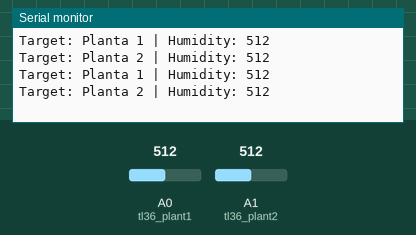
Recording of a sketch running on a simulated Arduino Uno, built with avr-gcc and run on an emulated ATmega328P. Parts: the last lines printed to the serial monitor. The test bench sets the inputs (shaded band); at power-on: A0 (tl36_plant1) = 512, A1 (tl36_plant2) = 512.

Above: at 5.8 s.
5.9 s: A0 (tl36_plant1) set to 716
At 10.5 s:
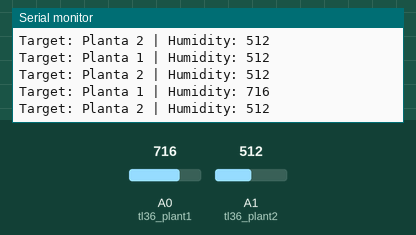
11.9 s: A1 (tl36_plant2) set to 716
At 15.6 s:
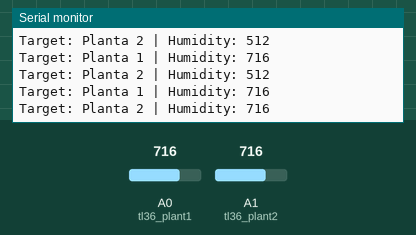
17.9 s: A0 (tl36_plant1) set to 900
At 20.8 s:
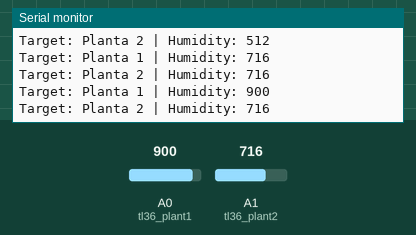
23.9 s: A1 (tl36_plant2) set to 900
At 25.9 s:
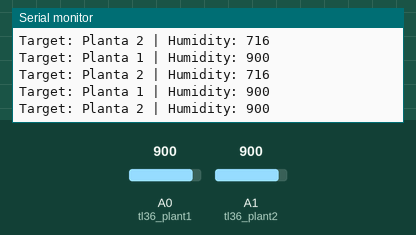
Timing chart, 0 to 27.4 s (numbered marks = the images above; inputs shaded):
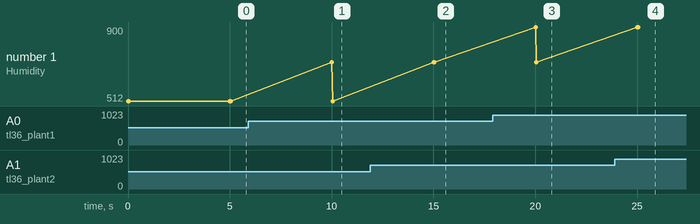

Measured:
- after the input at 5.9 s, the serial monitor: prints a new line after 4.1 s (image 1)
- after the input at 11.9 s, the serial monitor: prints a new line after 3.1 s (image 2)
- after the input at 17.9 s, the serial monitor: prints a new line after 2.1 s (image 3)
- after the input at 23.9 s, the serial monitor: prints a new line after 1.2 s (image 4)

The sketch:

arduino_reader.ino
```cpp
/*

 All the resources for this project:
 https://randomnerdtutorials.com/

*/

/*
 # Example code for the moisture sensor
 # Connect the sensor to the A0 (Analog 0) pin on the Arduino board
 # the sensor value description
 # 0 ~300 dry soil
 # 300~700 humid soil
 # 700~950 in water
*/

int tl36_plant1 = A0;
int tl36_plant2 = A1;

void setup(){
  pinMode(tl36_plant1, INPUT);
  pinMode(tl36_plant2, INPUT);
  Serial.begin(9600);
}


void loop() {
  // read the input on analog pin 0:
  int plant1_analog = analogRead(tl36_plant1);
  int plant2_analog = analogRead(tl36_plant2);

  // Check plant 1 humidity
  Serial.print("Target: Planta 1");
  Serial.print(" | Humidity: ");
  Serial.println(plant1_analog);

  // Check plant 2 humidity
  Serial.print("Target: Planta 2");
  Serial.print(" | Humidity: ");
  Serial.println(plant2_analog);
  delay(5000);
}
```
